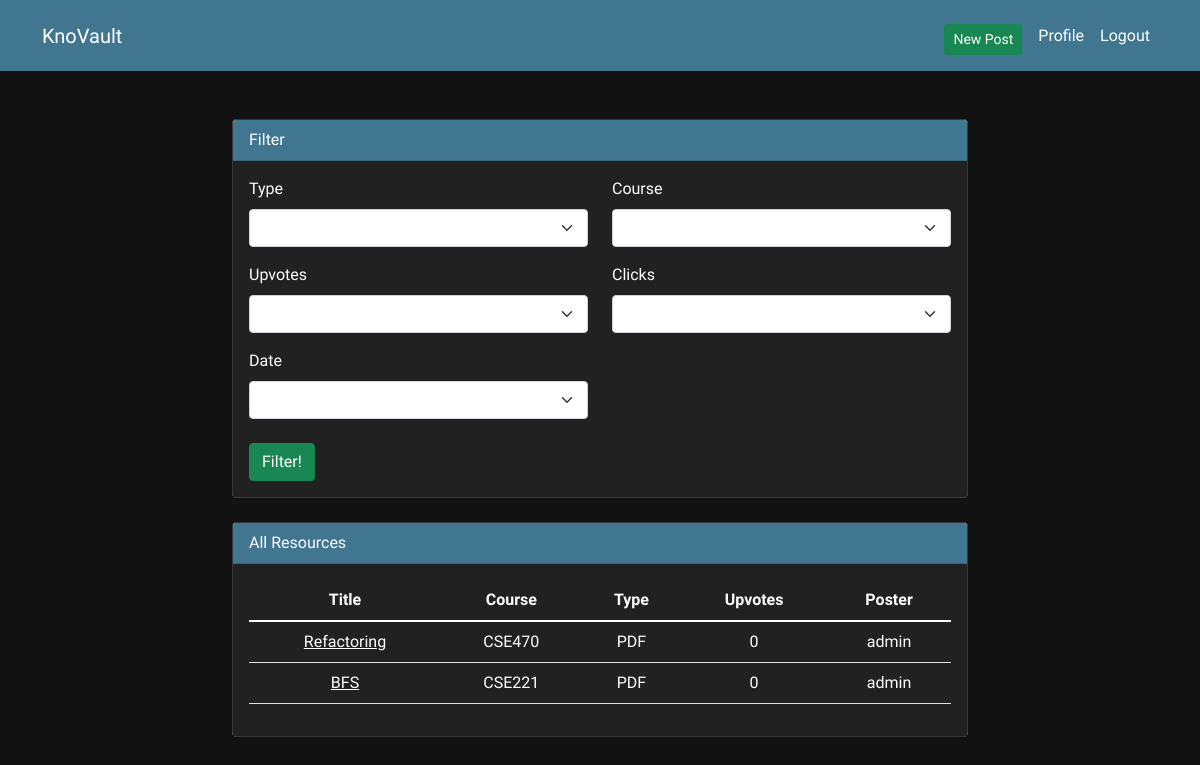
The app's page /studyres/ (signed in), older data.
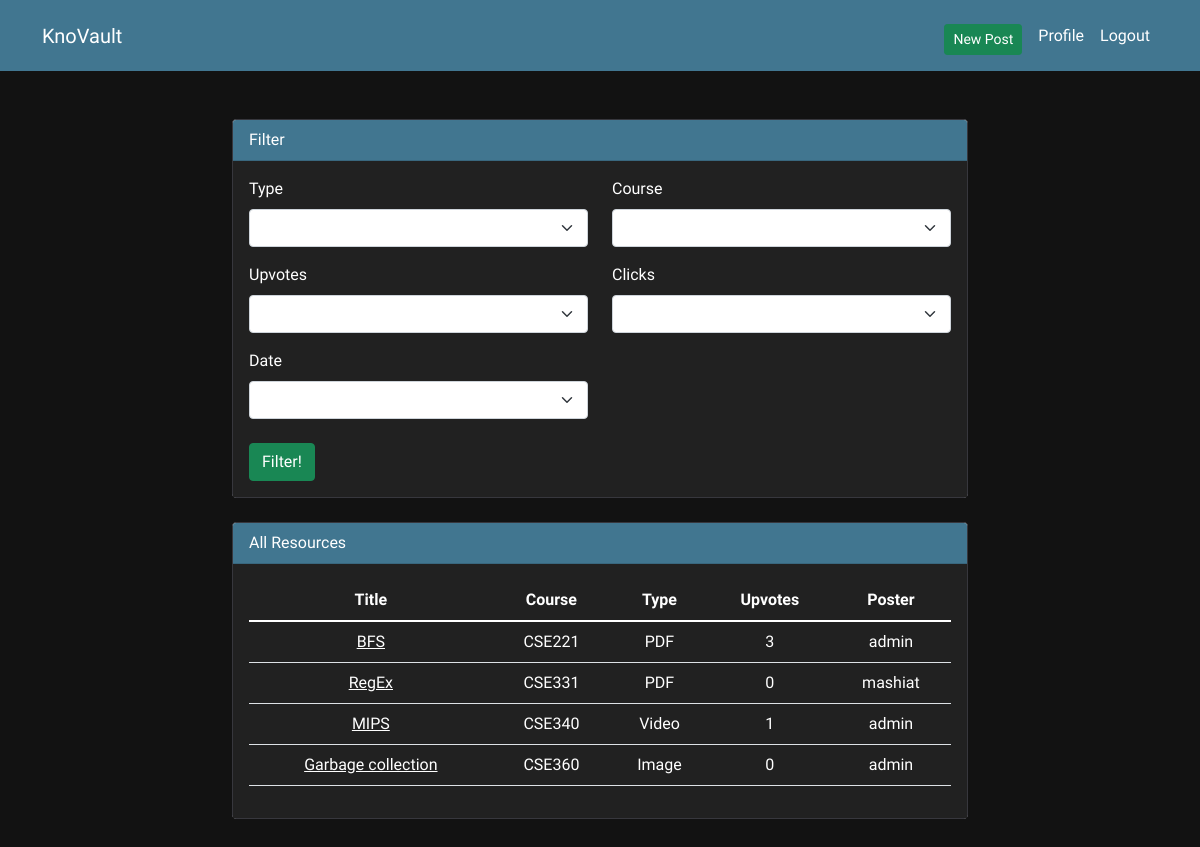
The same page, newer data.
### resources/models.py (models this page shows, shortened)
class Resource(models.Model):
    sl_no = models.AutoField(primary_key=True)
    user = models.ForeignKey(User, on_delete=models.CASCADE)
    title = models.CharField(max_length=255)
    course = models.CharField(max_length=6)
    semester = models.CharField(max_length=100, blank = True)
    type = models.CharField(max_length=20)
    date= models.DateField(default=timezone.now)
    url = models.URLField(unique=True)
    clicks = models.IntegerField(default=0)
    upvotes = models.IntegerField(default=0)

### resources/views.py (the view)
# urls.py: path("", views.home_view, name="index"),
@login_required(login_url='/studyres/login')
def home_view(request):
    if request.method == "POST":
        form = FilterForm(request.POST)
        if form.is_valid():
            course_inp = form.cleaned_data['course']
            type_inp = form.cleaned_data['type']
            up_inp = form.cleaned_data['upvotes']
            date_inp = form.cleaned_data['date']
            click_inp = form.cleaned_data['clicks']
            result = Resource.objects
            if course_inp is not '':
                result = result.filter(course = course_inp)
            if type_inp is not '':
                result = result.filter(type= type_inp)
            if up_inp is not '':
                if up_inp == 'Descending':
                    result = result.order_by('-upvotes')
                else:
                    result = result.order_by('upvotes')
            if date_inp is not '':
                if date_inp == 'Descending':
                    result = result.order_by('-date')
                else:
                    result = result.order_by('date')
            if click_inp is not '':
                if date_inp == 'Descending':
                    result = result.order_by('-clicks')
                else:
                    result = result.order_by('clicks')
            result = result.select_related('user')
            return render(request, 'resources/result.html', {'data': result})
    else:
        form = FilterForm()
    allRes = Resource.objects.all()
    allRes = allRes.select_related('user')
    return render(request, "resources/home.html", {"form": form, "all": allRes})

### resources/forms.py
class FilterForm(forms.Form):
    sortList = (
        ('',''),
        ('Descending', 'Descending'),
        ('Ascending', 'Ascending'),
    )
    type = forms.ChoiceField(choices=types, required=False)
    course = forms.ChoiceField(choices=courses, required=False)
    upvotes = forms.ChoiceField(choices=sortList, required=False)
    date = forms.ChoiceField(choices=sortList, required=False)
    clicks = forms.ChoiceField(choices=sortList, required=False)

### resources/templates/resources/home.html (shortened to what this page needs)
{% extends 'base.html' %}
{% load crispy_forms_tags %}
{% block content %}
<div class="row justify-content-center mt-4">
    <div class="col-md-8">
        <div class="card">
            <div class="card-header">
                Filter
            </div>
            <div class="card-body">
                <form method="post">
                    <div class="row">
                        <div class="col-6">
                            {{ form.type|as_crispy_field }}
                        </div>
                        <div class="col-6">
                            {{ form.course|as_crispy_field }}
                        </div>
                        <div class="col-6">
                            {{ form.upvotes|as_crispy_field }}
                        </div>
                        <div class="col-6">
                            {{ form.clicks|as_crispy_field }}
                        </div>
                        <div class="col-6">
                            {{ form.date|as_crispy_field }}
                        </div>
                    </div>
                    <div class="row">
                        <div class="col-12">
                            <button type="submit" class="mt-2 btn btn-success">Filter!</button>
                        </div>
                    </div>
                </form>
            </div>
        </div>
        <div class="card mt-4">
            <div class="card-header">
                All Resources
            </div>
            <div class="card-body">
                <table class="table text-center">
                    <thead>
                      <tr>
                        <th>Title</th>
                        <th>Course</th>
                        <th>Type</th>
                        <th>Upvotes</th>
                        <th>Poster</th>
                      </tr>
                    </thead>
                    <tbody>
                        {% for i in all %}
                      <tr>
                        <td><a href="{% url 'resource' id=i.sl_no %}">{{i.title}} </a></td>
                        <td>{{i.course}}</td>
                        <td>{{i.type}}</td>
                        <td>{{i.upvotes}}</td>
                        <td>{{i.user}}</td>
                      </tr>
                      {% endfor %}
                    </tbody>
                  </table>
            </div>
        </div>
    </div>
</div>
{% endblock %}

### resources/templates/base.html (shortened to what this page needs)
<!DOCTYPE html>
<html lang="en">
<head>
    <link href="https://cdn.jsdelivr.net/npm/bootstrap@5.1.3/dist/css/bootstrap.min.css" rel="stylesheet">
</head>
<body class="d-flex flex-column min-vh-100">
    <nav class="navbar navbar-expand-lg">
        <div class="container">
            <a class="navbar-brand" href="/studyres/">KnoVault</a>
            <div class="collapse navbar-collapse" id="navbarNav">
                <ul class="navbar-nav ms-auto align-items-center">
                    {% if user.is_authenticated %}
                    <li class="nav-item">
                        <a class="nav-link" href="{% url 'post' %}"><button type="submit" class="mt-2 btn btn-success btn-sm">New
                                Post</button></a>
                    </li>
                    <li class="nav-item">
                        <a class="nav-link" href="{% url 'profile' %}">Profile</a>
                    </li>
                    <li class="nav-item">
                        <a class="nav-link" href="{% url 'logout' %}">Logout</a>
                    </li>
                    {% else %}
                    <li class="nav-item">
                        <a class="nav-link" href="{% url 'register' %}">Register</a>
                    </li>
                    {% endif %}
                </ul>
            </div>
        </div>
    </nav>
    <div class="container mt-4 flex-grow-1 mb-5">
        {% block content %}{% endblock %}
    </div>
</body>
</html>

### resources/templates/base.html (style rules this page uses)
.card { border-color: #37373d; font-family: Inconsolata !important; }
.card-body, .form-control { background-color: #212121; color: white; font-family: Inconsolata !important; }
table { color: white !important; }
body { background-color: #121212; font-family: Inconsolata !important; }
a { color: white; }
.navbar, .card-header { background-color: #417690; }
.nav-link { color: white; }
.card-header { font-size: 16px; color: white; }

Row changes from the older to the newer data that the page shows:
removed Resource: title "Refactoring", course "CSE470", type "PDF", upvotes "0", user "admin"
changed Resource "BFS": upvotes "0" → "3"
added Resource: title "RegEx", course "CSE331", type "PDF", upvotes "0", user "mashiat"
added Resource: title "MIPS", course "CSE340", type "Video", upvotes "1", user "admin"
added Resource: title "Garbage collection", course "CSE360", type "Image", upvotes "0", user "admin"
